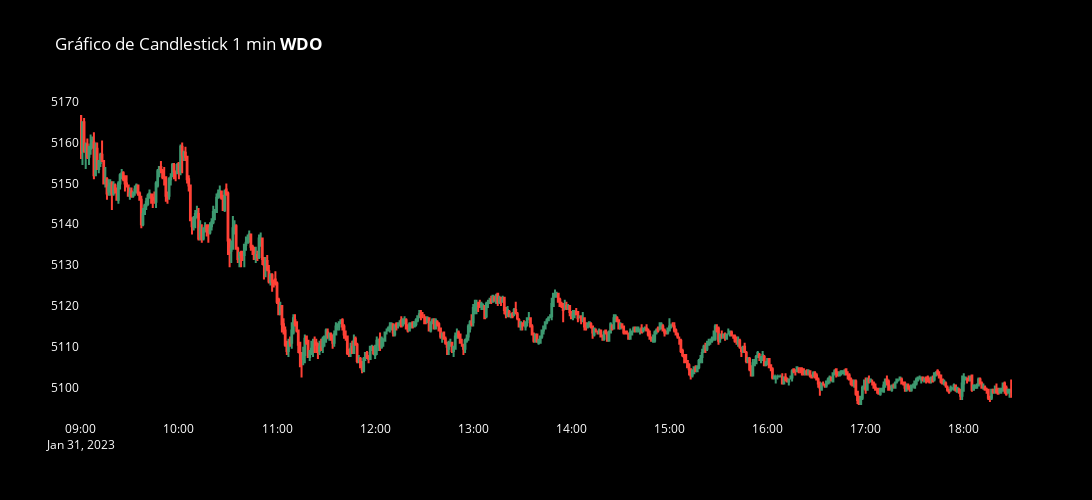

The notebook cell this image was saved under:
### Code cell
fig = go.Figure()
fig.add_trace(go.Candlestick(name='WDO', x=df1.index,
                             close=df1['Close'], open=df1['Open'],
                             high = df1['High'], low=df1['Low'] ))

fig.update_layout(xaxis_rangeslider_visible=False,
                  title_text='Gráfico de Candlestick 1 min <b>WDO<b>',
                  paper_bgcolor='black',
                  plot_bgcolor='black',
                  title_font_color='white',
                  width=1200,
                  height=500,
                  font_color='white')
fig.update_xaxes(showgrid=False, zeroline=False)
fig.update_yaxes(showgrid=False, zeroline=False)
fig.show()

### Figure 1 — Plotly figure (JSON) as saved in the notebook; plotly's stock layout.template omitted (floating-point values rounded to 4 significant figures; data arrays with more than 128 entries replaced by an {"elided": "..."} marker saying what was removed)
{"data": [{"close": {"elided": "570 float values"}, "high": {"elided": "570 float values"}, "low": {"elided": "570 float values"}, "name": "WDO", "open": {"elided": "570 float values"}, "type": "candlestick", "x": {"elided": "570 str values"}}], "layout": {"font": {"color": "white"}, "height": 500, "paper_bgcolor": "black", "plot_bgcolor": "black", "title": {"font": {"color": "white"}, "text": "Gráfico de Candlestick 1 min <b>WDO<b>"}, "width": 1200, "xaxis": {"rangeslider": {"visible": false}, "showgrid": false, "zeroline": false}, "yaxis": {"showgrid": false, "zeroline": false}}}
